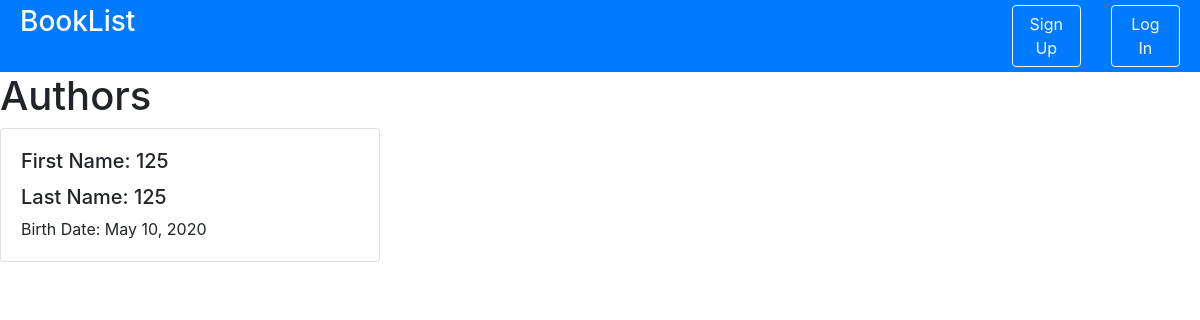
The app's page /account/authors/, older data.
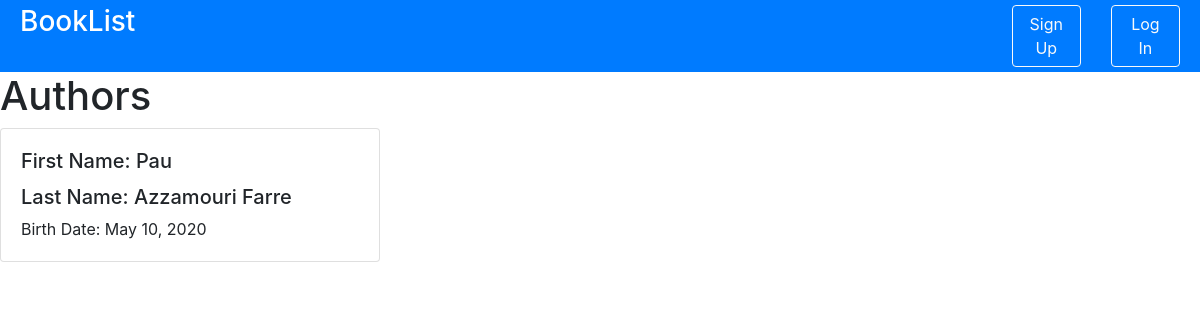
The same page, newer data.
### BookList/models.py (models this page shows)
class Author(models.Model):
    first_name = models.CharField(max_length=50)
    last_name = models.CharField(max_length=50)
    birth_date = models.DateField()
    photo = models.FilePathField(path='BookList/static/img/', default='img/no_photo.png')

### BookList/views.py (the view)
# urls.py: path('authors/', views.authors, name = 'authors'),
def authors(request):
	authors = Author.objects.all()
	context = { 'authors': authors }
	return render(request, 'authors.html', context)

### BookList/templates/authors.html
{% extends "header.html" %}
{% load static %}
{% block page_content %}
<h1>Authors</h1>
<div class="row">
{% for author in authors %}
    <div class="col-md-4">
        <div class="card mb-2">
            <div class="card-body">
                <h5 class="card-title">First Name: {{ author.first_name }}</h5>
                <h5 class="card-text">Last Name: {{ author.last_name }}</h5>
                <p class="card-text">Birth Date: {{ author.birth_date}}</p>
            </div>
        </div>
    </div>
    {% endfor %}
</div>
{% endblock %}

Row changes from the older to the newer data that the page shows:
changed Author: first_name "125" → "Pau"; last_name "125" → "Azzamouri Farre"
